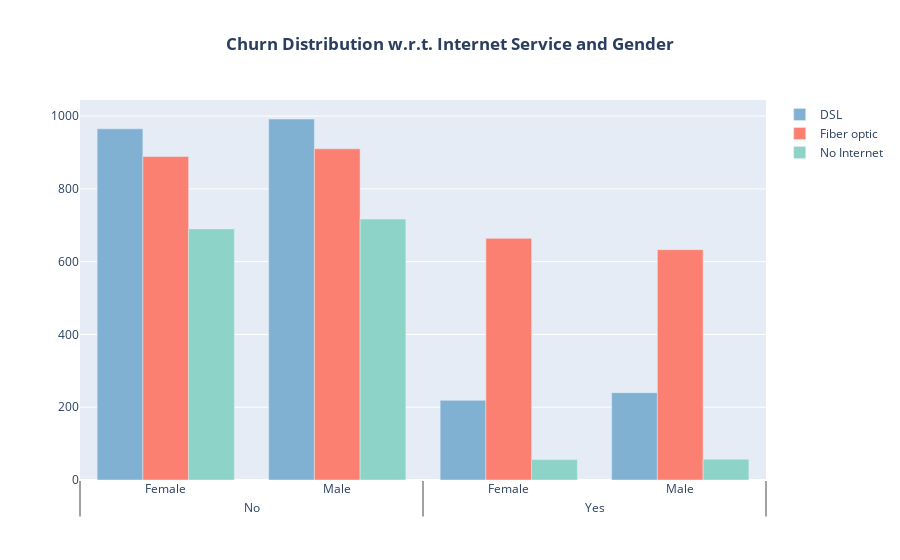

Notebook code for this chart:
### Code cell
pastel_palette = px.colors.qualitative.Set3
df_counts = df.groupby(['Churn', 'gender', 'InternetService']).size().reset_index(name='Count')
colors = {'DSL':pastel_palette[4], 'Fiber optic':pastel_palette[3], 'No':pastel_palette[0]}
service_labels = {
    'DSL': 'DSL',
    'Fiber': 'Fiber optic',
    'No': 'No Internet'
}
# Prepare the figure
fig = go.Figure()

for service, group in df_counts.groupby('InternetService'):
    fig.add_trace(go.Bar(
        x=[group['Churn'], group['gender']],
        y=group['Count'],
        name=service_labels.get(service, service),
        marker_color=colors.get(service, '#000000')
    ))

fig.update_layout(
    title_text="<b>Churn Distribution w.r.t. Internet Service and Gender</b>",
    title_x=0.5,
    barmode='group'
)

fig.show()

### Figure 1 — Plotly figure (JSON) as saved in the notebook; plotly's stock layout.template omitted (floating-point values rounded to 4 significant figures)
{"data": [{"marker": {"color": "rgb(128,177,211)"}, "name": "DSL", "type": "bar", "x": [["No", "No", "Yes", "Yes"], ["Female", "Male", "Female", "Male"]], "y": [965, 992, 219, 240]}, {"marker": {"color": "rgb(251,128,114)"}, "name": "Fiber optic", "type": "bar", "x": [["No", "No", "Yes", "Yes"], ["Female", "Male", "Female", "Male"]], "y": [889, 910, 664, 633]}, {"marker": {"color": "rgb(141,211,199)"}, "name": "No Internet", "type": "bar", "x": [["No", "No", "Yes", "Yes"], ["Female", "Male", "Female", "Male"]], "y": [690, 717, 56, 57]}], "layout": {"barmode": "group", "title": {"text": "<b>Churn Distribution w.r.t. Internet Service and Gender</b>", "x": 0.5}}}
